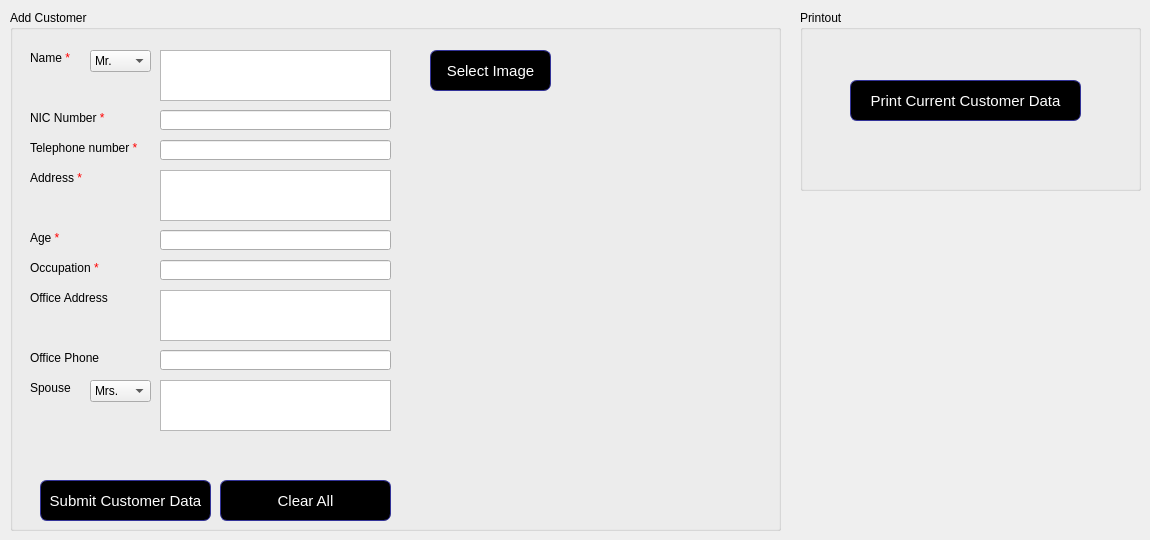
      <widget class="QWidget" name="tab_11">
       <attribute name="title">
        <string>Data Entry</string>
       </attribute>
       <widget class="QLabel" name="label_21">
        <property name="geometry">
         <rect>
          <x>30</x>
          <y>50</y>
          <width>61</width>
          <height>16</height>
         </rect>
        </property>
        <property name="text">
         <string>Name  &lt;span style=&quot;color: red&quot;&gt;*&lt;/span&gt;</string>
        </property>
       </widget>
       <widget class="QPlainTextEdit" name="plainTextEdit_4">
        <property name="geometry">
         <rect>
          <x>160</x>
          <y>50</y>
          <width>231</width>
          <height>51</height>
         </rect>
        </property>
       </widget>
       <widget class="QLabel" name="label_22">
        <property name="geometry">
         <rect>
          <x>30</x>
          <y>110</y>
          <width>91</width>
          <height>16</height>
         </rect>
        </property>
        <property name="text">
         <string>NIC Number &lt;span style=&quot;color: red&quot;&gt;*&lt;/span&gt;</string>
        </property>
       </widget>
       <widget class="QLineEdit" name="lineEdit_3">
        <property name="geometry">
         <rect>
          <x>160</x>
          <y>110</y>
          <width>231</width>
          <height>20</height>
         </rect>
        </property>
        <property name="text">
         <string/>
        </property>
       </widget>
       <widget class="QLabel" name="label_23">
        <property name="geometry">
         <rect>
          <x>30</x>
          <y>140</y>
          <width>131</width>
          <height>16</height>
         </rect>
        </property>
        <property name="text">
         <string>Telephone number &lt;span style=&quot;color: red&quot;&gt;*&lt;/span&gt;</string>
        </property>
       </widget>
       <widget class="QLineEdit" name="lineEdit_14">
        <property name="geometry">
         <rect>
          <x>160</x>
          <y>140</y>
          <width>231</width>
          <height>20</height>
         </rect>
        </property>
        <property name="text">
         <string/>
        </property>
       </widget>
       <widget class="QLabel" name="label_24">
        <property name="geometry">
         <rect>
          <x>30</x>
          <y>170</y>
          <width>121</width>
          <height>16</height>
         </rect>
        </property>
        <property name="text">
         <string>Address  &lt;span style=&quot;color: red&quot;&gt;*&lt;/span&gt;</string>
        </property>
       </widget>
       <widget class="QPlainTextEdit" name="plainTextEdit_5">
        <property name="geometry">
         <rect>
          <x>160</x>
          <y>170</y>
          <width>231</width>
          <height>51</height>
         </rect>
        </property>
       </widget>
       <widget class="QLabel" name="label_25">
        <property name="geometry">
         <rect>
          <x>30</x>
          <y>230</y>
          <width>121</width>
          <height>16</height>
         </rect>
        </property>
        <property name="text">
         <string>Age  &lt;span style=&quot;color: red&quot;&gt;*&lt;/span&gt;</string>
        </property>
       </widget>
       <widget class="QLineEdit" name="lineEdit_17">
        <property name="geometry">
         <rect>
          <x>160</x>
          <y>230</y>
          <width>231</width>
          <height>20</height>
         </rect>
        </property>
        <property name="text">
         <string/>
        </property>
       </widget>
       <widget class="QLineEdit" name="lineEdit_18">
        <property name="geometry">
         <rect>
          <x>160</x>
          <y>260</y>
          <width>231</width>
          <height>20</height>
         </rect>
        </property>
        <property name="text">
         <string/>
        </property>
       </widget>
       <widget class="QLabel" name="label_26">
        <property name="geometry">
         <rect>
          <x>30</x>
          <y>260</y>
          <width>121</width>
          <height>16</height>
         </rect>
        </property>
        <property name="text">
         <string>Occupation  &lt;span style=&quot;color: red&quot;&gt;*&lt;/span&gt;</string>
        </property>
       </widget>
       <widget class="QGroupBox" name="groupBox_3">
        <property name="geometry">
         <rect>
          <x>10</x>
          <y>10</y>
          <width>771</width>
          <height>521</height>
         </rect>
        </property>
        <property name="title">
         <string>Add Customer</string>
        </property>
        <widget class="QPushButton" name="pushButton_3">
         <property name="geometry">
          <rect>
           <x>30</x>
           <y>470</y>
           <width>171</width>
           <height>41</height>
          </rect>
         </property>
         <property name="styleSheet">
          <string notr="true">QPushButton {
color: white;
background-color: QLinearGradient( );
border-width: 1px;
border-color: #339;
border-style: solid;
border-radius: 7;
padding: 3px;
font-size: 15px;
padding-left: 5px;
padding-right: 5px;

}
QPushButton:hover {
color: black;
background-color: grey;
border-width: 1px;
border-color: #339;
border-style: solid;
border-radius: 7;
padding: 3px;
font-size: 15px;
padding-left: 5px;
padding-right: 5px;
}</string>
         </property>
         <property name="text">
          <string>Submit Customer Data</string>
         </property>
        </widget>
        <widget class="QComboBox" name="comboBox_3">
         <property name="geometry">
          <rect>
           <x>80</x>
           <y>40</y>
           <width>61</width>
           <height>22</height>
          </rect>
         </property>
         <item>
          <property name="text">
           <string>Mr.</string>
          </property>
         </item>
         <item>
          <property name="text">
           <string>Mrs.</string>
          </property>
         </item>
         <item>
          <property name="text">
           <string>Miss.</string>
          </property>
         </item>
        </widget>
        <widget class="QLabel" name="label_30">
         <property name="geometry">
          <rect>
           <x>90</x>
           <y>430</y>
           <width>281</width>
           <height>31</height>
          </rect>
         </property>
         <property name="styleSheet">
          <string notr="true">color:red;</string>
         </property>
         <property name="text">
          <string/>
         </property>
        </widget>
        <widget class="QLineEdit" name="lineEdit_98">
         <property name="geometry">
          <rect>
           <x>150</x>
           <y>340</y>
           <width>231</width>
           <height>20</height>
          </rect>
         </property>
         <property name="text">
          <string/>
         </property>
        </widget>
        <widget class="QLabel" name="label_184">
         <property name="geometry">
          <rect>
           <x>20</x>
           <y>340</y>
           <width>121</width>
           <height>16</height>
          </rect>
         </property>
         <property name="text">
          <string>Office Phone</string>
         </property>
        </widget>
        <widget class="QComboBox" name="comboBox_15">
         <property name="geometry">
          <rect>
           <x>80</x>
           <y>370</y>
           <width>61</width>
           <height>22</height>
          </rect>
         </property>
         <item>
          <property name="text">
           <string>Mrs.</string>
          </property>
         </item>
         <item>
          <property name="text">
           <string>Mr.</string>
          </property>
         </item>
         <item>
          <property name="text">
           <string>Miss.</string>
          </property>
         </item>
        </widget>
        <widget class="QLabel" name="label_185">
         <property name="geometry">
          <rect>
           <x>20</x>
           <y>370</y>
           <width>61</width>
           <height>16</height>
          </rect>
         </property>
         <property name="text">
          <string>Spouse</string>
         </property>
        </widget>
        <widget class="QPlainTextEdit" name="plainTextEdit_18">
         <property name="geometry">
          <rect>
           <x>150</x>
           <y>370</y>
           <width>231</width>
           <height>51</height>
          </rect>
         </property>
        </widget>
        <widget class="QPushButton" name="pushButton_56">
         <property name="geometry">
          <rect>
           <x>420</x>
           <y>40</y>
           <width>121</width>
           <height>41</height>
          </rect>
         </property>
         <property name="styleSheet">
          <string notr="true">QPushButton {
color: white;
background-color: QLinearGradient( );
border-width: 1px;
border-color: #339;
border-style: solid;
border-radius: 7;
padding: 3px;
font-size: 15px;
padding-left: 5px;
padding-right: 5px;

}
QPushButton:hover {
color: black;
background-color: grey;
border-width: 1px;
border-color: #339;
border-style: solid;
border-radius: 7;
padding: 3px;
font-size: 15px;
padding-left: 5px;
padding-right: 5px;
}</string>
         </property>
         <property name="text">
          <string>Select Image</string>
         </property>
        </widget>
        <widget class="QLabel" name="label_189">
         <property name="geometry">
          <rect>
           <x>400</x>
           <y>90</y>
           <width>351</width>
           <height>21</height>
          </rect>
         </property>
         <property name="font">
          <font>
           <family>MS Shell Dlg 2</family>
           <pointsize>8</pointsize>
           <weight>50</weight>
           <italic>false</italic>
           <bold>false</bold>
          </font>
         </property>
         <property name="styleSheet">
          <string notr="true">font: 8pt &quot;MS Shell Dlg 2&quot;;
color:blue;</string>
         </property>
         <property name="text">
          <string/>
         </property>
        </widget>
        <widget class="QPushButton" name="pushButton_57">
         <property name="geometry">
          <rect>
           <x>210</x>
           <y>470</y>
           <width>171</width>
           <height>41</height>
          </rect>
         </property>
         <property name="styleSheet">
          <string notr="true">QPushButton {
color: white;
background-color: QLinearGradient( );
border-width: 1px;
border-color: #339;
border-style: solid;
border-radius: 7;
padding: 3px;
font-size: 15px;
padding-left: 5px;
padding-right: 5px;

}
QPushButton:hover {
color: black;
background-color: grey;
border-width: 1px;
border-color: #339;
border-style: solid;
border-radius: 7;
padding: 3px;
font-size: 15px;
padding-left: 5px;
padding-right: 5px;
}</string>
         </property>
         <property name="text">
          <string>Clear All</string>
         </property>
        </widget>
       </widget>
       <widget class="QGroupBox" name="groupBox_4">
        <property name="geometry">
         <rect>
          <x>800</x>
          <y>10</y>
          <width>341</width>
          <height>181</height>
         </rect>
        </property>
        <property name="title">
         <string>Printout</string>
        </property>
        <widget class="QPushButton" name="pushButton_4">
         <property name="geometry">
          <rect>
           <x>50</x>
           <y>70</y>
           <width>231</width>
           <height>41</height>
          </rect>
         </property>
         <property name="styleSheet">
          <string notr="true">QPushButton:hover {
color: black;
background-color: grey;
border-width: 1px;
border-color: #339;
border-style: solid;
border-radius: 7;
padding: 3px;
font-size: 15px;
padding-left: 5px;
padding-right: 5px;
}
QPushButton {
color: white;
background-color: QLinearGradient( );
border-width: 1px;
border-color: #339;
border-style: solid;
border-radius: 7;
padding: 3px;
font-size: 15px;
padding-left: 5px;
padding-right: 5px;

}</string>
         </property>
         <property name="text">
          <string>Print Current Customer Data</string>
         </property>
        </widget>
       </widget>
       <widget class="QPlainTextEdit" name="plainTextEdit_17">
        <property name="geometry">
         <rect>
          <x>160</x>
          <y>290</y>
          <width>231</width>
          <height>51</height>
         </rect>
        </property>
       </widget>
       <widget class="QLabel" name="label_183">
        <property name="geometry">
         <rect>
          <x>30</x>
          <y>290</y>
          <width>121</width>
          <height>16</height>
         </rect>
        </property>
        <property name="text">
         <string>Office Address  </string>
        </property>
       </widget>
       <zorder>groupBox_3</zorder>
       <zorder>label_21</zorder>
       <zorder>plainTextEdit_4</zorder>
       <zorder>label_22</zorder>
       <zorder>lineEdit_3</zorder>
       <zorder>label_23</zorder>
       <zorder>lineEdit_14</zorder>
       <zorder>label_24</zorder>
       <zorder>plainTextEdit_5</zorder>
       <zorder>label_25</zorder>
       <zorder>lineEdit_17</zorder>
       <zorder>lineEdit_18</zorder>
       <zorder>label_26</zorder>
       <zorder>groupBox_4</zorder>
       <zorder>plainTextEdit_17</zorder>
       <zorder>label_183</zorder>
      </widget>
